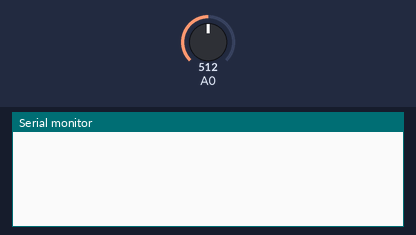
Bench run of a sketch on a simulated Arduino Uno, built with avr-gcc and run on an emulated ATmega328P. Shown: the last lines printed to the serial monitor. Inputs (shaded band) come from the test bench; at power-on: A0 = 512.

Above: at 1.3 s.
1.4 s: A0 set to 716
At 3.6 s:
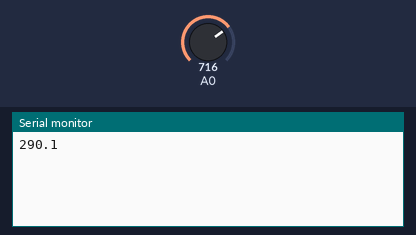
4.0 s: A0 set to 900
At 5.6 s:
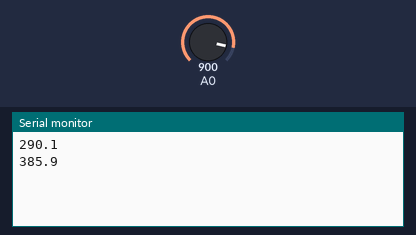
Timing chart, 0 to 7.1 s (numbered marks = the images above; inputs shaded):
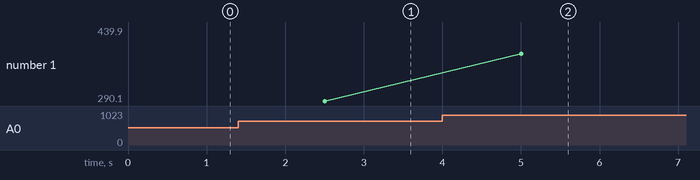

The sketch:

temp.ino
```cpp
int SENSOR;
float TEMPERATURA;
float SUMA;

void setup() {
  Serial.begin(9600);

}

void loop() {
  SUMA = 0;

  for (int i = 0; i < 5; i++)
  {

    SENSOR = analogRead(A0);
    TEMPERATURA  = ((SENSOR * 5000.0) / 1023) / 10;
    SUMA += TEMPERATURA;
    delay(500);

  }

  Serial.println(SUMA / 5.0, 1);

}
```

Measured:
- after the input at 1.4 s, the serial monitor: prints a new line after 1.1 s (image 1)
- after the input at 4.0 s, the serial monitor: prints a new line after 1.0 s (image 2)
- plotted number 1: 290.1 → 439.9 after the input at 4.0 s
